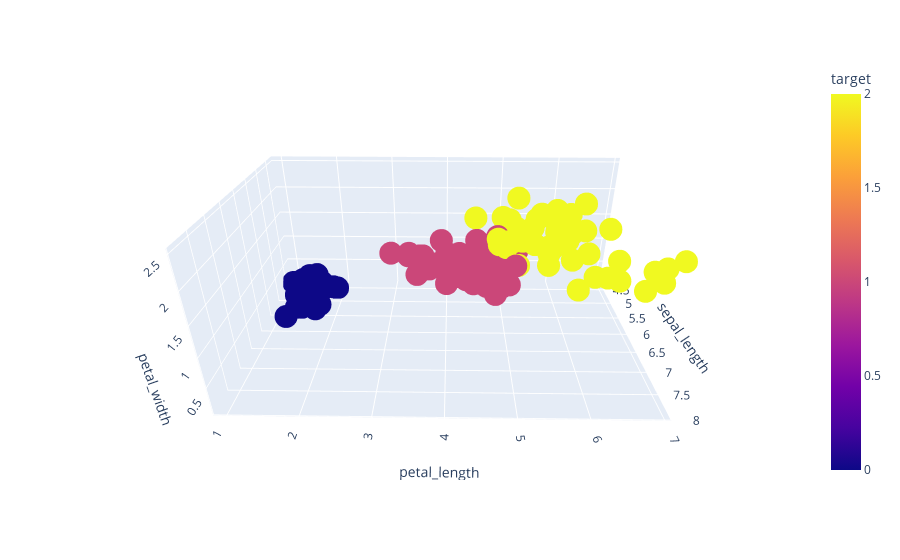

The code cell stored with this chart in its notebook:
### Code cell
px.scatter_3d(df, x='sepal_length', y='petal_length', z='petal_width',
              color='target', height=600)

### Figure 1 — Plotly figure (JSON) as saved in the notebook; plotly's stock layout.template omitted (floating-point values rounded to 4 significant figures; data arrays with more than 128 entries replaced by an {"elided": "..."} marker saying what was removed)
{"data": [{"hovertemplate": "sepal_length=%{x}<br>petal_length=%{y}<br>petal_width=%{z}<br>target=%{marker.color}<extra></extra>", "legendgroup": "", "marker": {"color": {"elided": "150 int values"}, "coloraxis": "coloraxis", "symbol": "circle"}, "mode": "markers", "name": "", "scene": "scene", "showlegend": false, "type": "scatter3d", "x": {"elided": "150 float values"}, "y": {"elided": "150 float values"}, "z": {"elided": "150 float values"}}], "layout": {"autosize": true, "coloraxis": {"colorbar": {"title": {"text": "target"}}, "colorscale": [[0, "#0d0887"], [0.1111, "#46039f"], [0.2222, "#7201a8"], [0.3333, "#9c179e"], [0.4444, "#bd3786"], [0.5556, "#d8576b"], [0.6667, "#ed7953"], [0.7778, "#fb9f3a"], [0.8889, "#fdca26"], [1, "#f0f921"]]}, "legend": {"tracegroupgap": 0}, "margin": {"t": 60}, "scene": {"aspectmode": "auto", "aspectratio": {"x": 0.9709, "y": 1.591, "z": 0.6473}, "camera": {"center": {"x": 0, "y": 0, "z": 0}, "eye": {"x": 1.794, "y": 0.0283, "z": 0.9632}, "projection": {"type": "perspective"}, "up": {"x": 0, "y": 0, "z": 1}}, "domain": {"x": [0, 1], "y": [0, 1]}, "xaxis": {"title": {"text": "sepal_length"}, "type": "linear"}, "yaxis": {"title": {"text": "petal_length"}, "type": "linear"}, "zaxis": {"title": {"text": "petal_width"}, "type": "linear"}}}}
